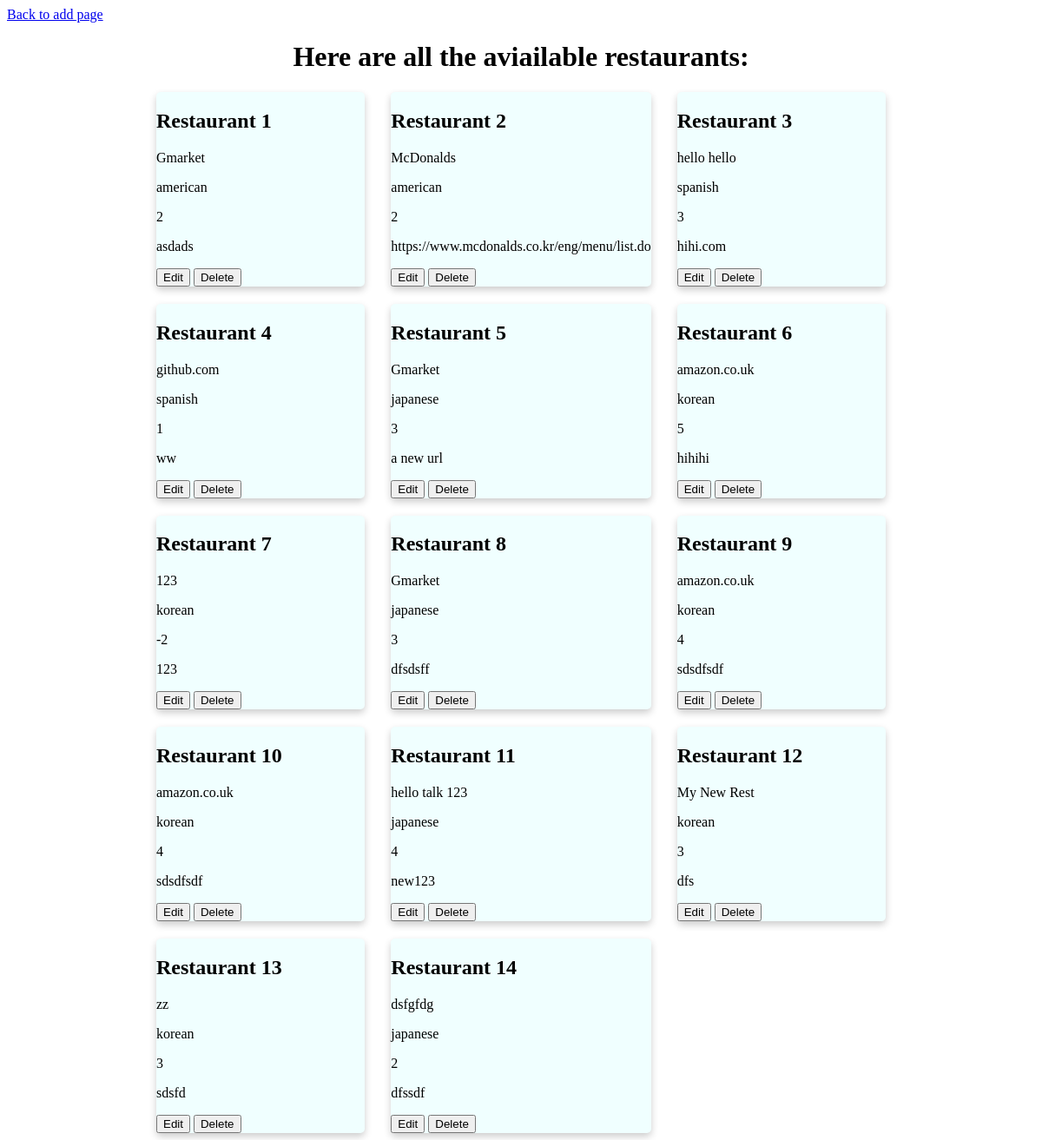
/index.php?action=list-restaurants, run on the app's committed database.
### tables this page shows
CREATE TABLE `restaurants` (
  `id` int(11) NOT NULL,
  `name` varchar(100) NOT NULL,
  `cuisine` varchar(100) NOT NULL,
  `price` varchar(100) NOT NULL,
  `url` varchar(2048) NOT NULL
);

### controllers/list.php (called while the page is built, shortened)
<?php
require_once 'models/restaurants.php';
$restaurants = new Restaurants();
$listOfRestaurants = $restaurants->getRestaurants();
require 'views/list.php';

### models/restaurants.php (called while the page is built, shortened)
<?php
class Restaurants extends Db {
  public function getRestaurants () {
    $db = $this->connectDB();
    $restaurants = $db->query('SELECT * FROM restaurants');
    $restaurants = $restaurants->fetchAll();
    return $restaurants;
  }
}

### views/list.php (the view, shortened to what this page needs)
<!DOCTYPE html>
<html lang="en">
<head>
    <link rel="stylesheet" href="public/styles/index.css">
    <link rel="stylesheet" href="public/styles/list.css">
</head>
<body>
    <a href="index.php?action=add-restaurant">Back to add page</a>
    <h1 class="results-header">Here are all the aviailable restaurants: </h1>
    <div id="results-container">
        <?php
        for ($i=0; $i<count($listOfRestaurants); $i++) {
        ?>
            <div class="restaurant-container card" data-restaurant-id="<?=$listOfRestaurants[$i]['id']?>">
                <div class="rest-data-container">
                    <h2>Restaurant <?php echo number_format($i) +1 ?></h2>
                    <p class="rest-attribute name"><?=$listOfRestaurants[$i]['name']?></p>
                    <p class="rest-attribute cuisine"><?=$listOfRestaurants[$i]['cuisine']?></p>
                    <p class="rest-attribute price"><?=$listOfRestaurants[$i]['price']?></p>
                    <p class="rest-attribute url"><?=$listOfRestaurants[$i]['url']?></p>
                </div>
                <div class="controls">
                    <button type="button" name="edit" class="edit">Edit</button>
                    <button type="button" name="delete" class="delete">Delete</button>
                </div>
            </div>
        <?php
        }
        ?>
    </div>
</body>
</html>

### index.php (shortened to what this page needs)
<?php
try {
    $action = isset($_GET['action']) ? $_GET['action'] : 'add-restaurant';
    switch($action) {
        case "list-restaurants":
            include 'controllers/list.php';
            break;
    }
} catch(Error $e) {
    echo $e;
}

### public/styles/index.css (style rules this page uses)
.card { box-shadow: 0 4px 8px 0 rgba(0,0,0,0.2); transition: 0.3s; border-radius: 5px; background-color: azure; }

### public/styles/list.css (style rules this page uses)
#results-container { display: grid; margin: 0 auto; width: 70vw; grid-template-columns: repeat(3, 1fr); row-gap : 20px ; column-gap : 30px }
h1.results-header { text-align: center; }

### data on the page
restaurants: i "1", name "Gmarket", cuisine "american", price "2", url "asdads"
restaurants: i "2", name "McDonalds", cuisine "american", price "2", url "https://www.mcdonalds.co.kr/eng/menu/list.do"
restaurants: i "3", name "hello hello", cuisine "spanish", price "3", url "hihi.com"
restaurants: i "4", name "github.com", cuisine "spanish", price "1", url "ww"
restaurants: i "5", name "Gmarket", cuisine "japanese", price "3", url "a new url"
restaurants: i "6", name "amazon.co.uk", cuisine "korean", price "5", url "hihihi"
restaurants: i "7", name "123", cuisine "korean", price "-2", url "123"
restaurants: i "8", name "Gmarket", cuisine "japanese", price "3", url "dfsdsff"
restaurants: i "9", name "amazon.co.uk", cuisine "korean", price "4", url "sdsdfsdf"
restaurants: i "10", name "amazon.co.uk", cuisine "korean", price "4", url "sdsdfsdf"
restaurants: i "11", name "hello talk 123", cuisine "japanese", price "4", url "new123"
restaurants: i "12", name "My New Rest", cuisine "korean", price "3", url "dfs"
restaurants: i "13", name "zz", cuisine "korean", price "3", url "sdsfd"
restaurants: i "14", name "dsfgfdg", cuisine "japanese", price "2", url "dfssdf"
